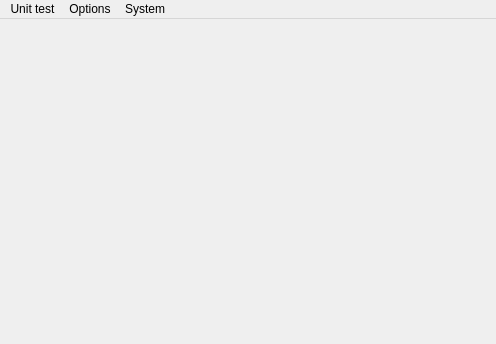
<?xml version="1.0" encoding="UTF-8"?>
<ui version="4.0">
 <class>MainWindow</class>
 <widget class="QMainWindow" name="MainWindow">
  <property name="geometry">
   <rect>
    <x>0</x>
    <y>0</y>
    <width>496</width>
    <height>344</height>
   </rect>
  </property>
  <property name="windowTitle">
   <string>test1</string>
  </property>
  <property name="windowIcon">
   <iconset>
    <normaloff>:/textures/ui/tank.png</normaloff>:/textures/ui/tank.png</iconset>
  </property>
  <widget class="QWidget" name="centralWidget">
   <layout class="QVBoxLayout" name="verticalLayout">
    <property name="leftMargin">
     <number>0</number>
    </property>
    <property name="topMargin">
     <number>0</number>
    </property>
    <property name="rightMargin">
     <number>0</number>
    </property>
    <property name="bottomMargin">
     <number>0</number>
    </property>
    <item>
     <widget class="QLabel" name="viewPort">
      <property name="text">
       <string/>
      </property>
     </widget>
    </item>
   </layout>
  </widget>
  <widget class="QMenuBar" name="menuBar">
   <property name="geometry">
    <rect>
     <x>0</x>
     <y>0</y>
     <width>496</width>
     <height>22</height>
    </rect>
   </property>
   <widget class="QMenu" name="menuSystem">
    <property name="title">
     <string>System</string>
    </property>
    <addaction name="actionRendering"/>
    <addaction name="actionShow_console"/>
   </widget>
   <widget class="QMenu" name="menuGame">
    <property name="title">
     <string>Unit test</string>
    </property>
    <addaction name="actionNew_game"/>
    <addaction name="actionTest_2"/>
   </widget>
   <widget class="QMenu" name="menuOptions">
    <property name="title">
     <string>Options</string>
    </property>
    <addaction name="actionFast_game"/>
    <addaction name="actionFluid_terrain"/>
    <addaction name="actionLow_FPS"/>
   </widget>
   <addaction name="menuGame"/>
   <addaction name="menuOptions"/>
   <addaction name="menuSystem"/>
  </widget>
  <action name="actionRendering">
   <property name="checkable">
    <bool>true</bool>
   </property>
   <property name="checked">
    <bool>true</bool>
   </property>
   <property name="text">
    <string>Rendering</string>
   </property>
  </action>
  <action name="actionNew_game">
   <property name="text">
    <string>1</string>
   </property>
  </action>
  <action name="actionFast_game">
   <property name="checkable">
    <bool>true</bool>
   </property>
   <property name="text">
    <string>Fast game</string>
   </property>
  </action>
  <action name="actionShow_console">
   <property name="text">
    <string>Show console</string>
   </property>
  </action>
  <action name="actionFluid_terrain">
   <property name="checkable">
    <bool>true</bool>
   </property>
   <property name="text">
    <string>Fluid terrain</string>
   </property>
  </action>
  <action name="actionLow_FPS">
   <property name="checkable">
    <bool>true</bool>
   </property>
   <property name="text">
    <string>Low FPS</string>
   </property>
  </action>
  <action name="actionTest_2">
   <property name="text">
    <string>2</string>
   </property>
  </action>
 </widget>
 <layoutdefault spacing="6" margin="11"/>
 <resources/>
 <connections/>
</ui>
